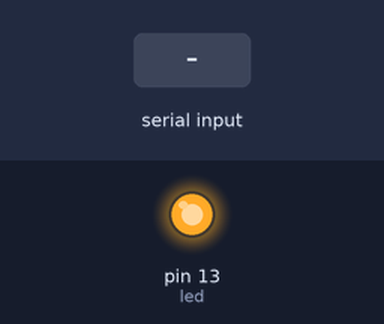
Recording of a sketch running on a simulated Arduino Uno, built with avr-gcc and run on an emulated ATmega328P. On the bench: output pins drawn as LEDs (lit = HIGH). The test bench sets the inputs (shaded band). What the sketch prints to the serial monitor is not drawn.

Above: at 0.6 s.
At 1.2 s:
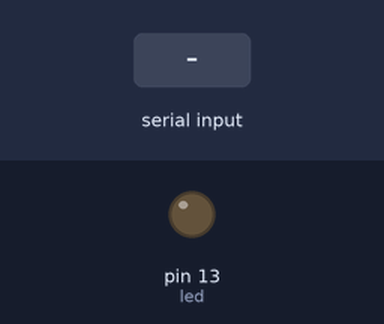
1.3 s: "1" received over Serial
At 1.8 s:
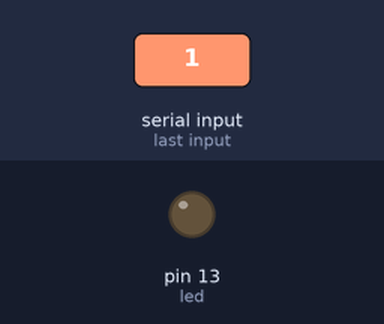
4.0 s: "0" received over Serial
Timing chart, 0 to 7.0 s (numbered marks = the images above; inputs shaded):
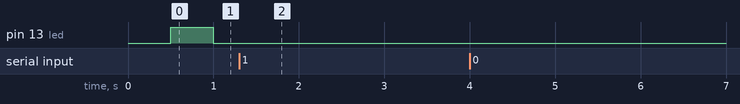

Measured:
- after the input at 1.3 s, pin 13 (led): stops changing and stays LOW
- after the input at 4.0 s, every drawn part: stays the same

The sketch:

cmd_test.ino
```cpp
#define MAX_MSG_LENGTH 255

byte i = 0;
byte rn = 0;
byte n = 0;
byte bs[MAX_MSG_LENGTH];
byte ccs = 0;
byte cs = 0;

int t = 0;
int led = 13;
boolean led_enabled = true;
unsigned long led_delay = 500;
boolean led_on = false;

float f = 0.;

void setup() {
  pinMode(led, OUTPUT);
  led_enabled = true;
  digitalWrite(led, HIGH);
  led_on = true;

  Serial.begin(9600);

  // clear byte buffer
  for (i=0; i<MAX_MSG_LENGTH; i++) {
    bs[i] = '\x00';
  };
}

byte wait_and_read() {
  while (Serial.available() < 1) {};
  return Serial.read();
}

void write_message(byte n) {
  ccs = 0;
  for (i=0; i<n; i++) {
    ccs += bs[i];
  }
  Serial.write(n);
  Serial.write(bs, n);
  Serial.write(ccs);
}

void loop() {
  if (Serial.available() > 0) {
    // read message length
    n = wait_and_read();
    // read bytes
    if (n == 0) {
      ccs = 0;
    } else {  // msg contains bytes
      ccs = 0;
      rn = Serial.readBytes((char *)bs, n);
      if (rn != n) {
        Serial.print("Invalid read: ");
        Serial.print(rn);
        Serial.print(" != ");
        Serial.println(n);
      }
      for (i=0; i<n; i++) {
        //bs[i] = wait_and_read();
        ccs += bs[i];
      };
    };
    // read checksum
    cs = wait_and_read();
    if (cs != ccs) {
      Serial.println("Error Invalid Checksum");
      Serial.print(ccs);
      Serial.print(" != ");
      Serial.println(cs);
    };
    if (n == 0) {
      Serial.println("Invalid message missing payload");
    };
    switch(bs[0]) {
      case '\x00':
        // toggle blink (no args)
        led_enabled = !led_enabled;
        break;
      case '\x01':
        if (n != 2) {
          Serial.println("Invalid message missing arg");
        };
        // enable/disable blink (boolean)
        led_enabled = (boolean) bs[1];
        break;
      case '\x02':
        // set blink time (int)
        if (n != 5) {
          Serial.println("Invalid message missing arg");
        };
        memcpy(&led_delay, bs + 1, sizeof(unsigned long));
        //led_delay = (unsigned long) (bs + 1);
        Serial.println(led_delay);
        break;
      case '\x03':
        // echo float (float)
        memcpy(&f, bs + 1, sizeof(float));
        Serial.println(f,12);
        break;
      default:
        Serial.print("Invalid command: ");
        Serial.println(bs[0]);
    };
    // send back the message
  };
  if (led_enabled) {
    if (led_on) {
      digitalWrite(led, LOW);
      led_on = false;
    } else {
      digitalWrite(led, HIGH);
      led_on = true;
    }
    delay(led_delay);
  } else {
    digitalWrite(led, LOW);
    led_on = false;
  };
}
```
